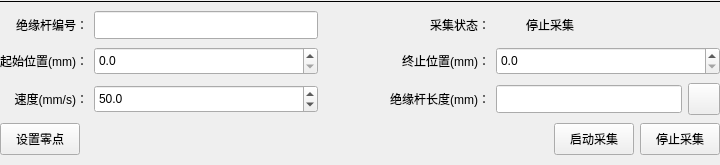
<?xml version="1.0" encoding="UTF-8"?>
<ui version="4.0">
 <class>IR_ParamSettingWgt</class>
 <widget class="QWidget" name="IR_ParamSettingWgt">
  <property name="geometry">
   <rect>
    <x>0</x>
    <y>0</y>
    <width>720</width>
    <height>165</height>
   </rect>
  </property>
  <property name="windowTitle">
   <string>Form</string>
  </property>
  <layout class="QVBoxLayout" name="verticalLayout">
   <property name="leftMargin">
    <number>0</number>
   </property>
   <property name="topMargin">
    <number>0</number>
   </property>
   <property name="rightMargin">
    <number>0</number>
   </property>
   <property name="bottomMargin">
    <number>6</number>
   </property>
   <item>
    <widget class="Line" name="line">
     <property name="frameShadow">
      <enum>QFrame::Plain</enum>
     </property>
     <property name="orientation">
      <enum>Qt::Horizontal</enum>
     </property>
    </widget>
   </item>
   <item>
    <layout class="QGridLayout" name="gridLayout">
     <item row="5" column="5">
      <spacer name="horizontalSpacer_2">
       <property name="orientation">
        <enum>Qt::Horizontal</enum>
       </property>
       <property name="sizeHint" stdset="0">
        <size>
         <width>40</width>
         <height>0</height>
        </size>
       </property>
      </spacer>
     </item>
     <item row="5" column="2">
      <spacer name="horizontalSpacer">
       <property name="orientation">
        <enum>Qt::Horizontal</enum>
       </property>
       <property name="sizeHint" stdset="0">
        <size>
         <width>40</width>
         <height>0</height>
        </size>
       </property>
      </spacer>
     </item>
     <item row="3" column="2">
      <widget class="QDoubleSpinBox" name="doubleSpinBox_speed">
       <property name="minimumSize">
        <size>
         <width>0</width>
         <height>28</height>
        </size>
       </property>
       <property name="decimals">
        <number>1</number>
       </property>
       <property name="singleStep">
        <double>0.100000000000000</double>
       </property>
       <property name="value">
        <double>50.000000000000000</double>
       </property>
      </widget>
     </item>
     <item row="3" column="4">
      <widget class="QLabel" name="label_6">
       <property name="text">
        <string>绝缘杆长度(mm)：</string>
       </property>
       <property name="alignment">
        <set>Qt::AlignRight|Qt::AlignTrailing|Qt::AlignVCenter</set>
       </property>
      </widget>
     </item>
     <item row="2" column="2">
      <widget class="QDoubleSpinBox" name="doubleSpinBox_startPos">
       <property name="minimumSize">
        <size>
         <width>0</width>
         <height>28</height>
        </size>
       </property>
       <property name="decimals">
        <number>1</number>
       </property>
       <property name="maximum">
        <double>100000.000000000000000</double>
       </property>
       <property name="singleStep">
        <double>0.100000000000000</double>
       </property>
      </widget>
     </item>
     <item row="2" column="5">
      <widget class="QDoubleSpinBox" name="doubleSpinBox_endPos">
       <property name="minimumSize">
        <size>
         <width>0</width>
         <height>28</height>
        </size>
       </property>
       <property name="decimals">
        <number>1</number>
       </property>
       <property name="maximum">
        <double>100000.000000000000000</double>
       </property>
       <property name="singleStep">
        <double>0.100000000000000</double>
       </property>
      </widget>
     </item>
     <item row="2" column="4">
      <widget class="QLabel" name="label_4">
       <property name="text">
        <string>终止位置(mm)：</string>
       </property>
       <property name="alignment">
        <set>Qt::AlignRight|Qt::AlignTrailing|Qt::AlignVCenter</set>
       </property>
      </widget>
     </item>
     <item row="1" column="4">
      <widget class="QLabel" name="label_2">
       <property name="text">
        <string>采集状态：</string>
       </property>
       <property name="alignment">
        <set>Qt::AlignRight|Qt::AlignTrailing|Qt::AlignVCenter</set>
       </property>
      </widget>
     </item>
     <item row="1" column="5">
      <layout class="QHBoxLayout" name="horizontalLayout_2">
       <item>
        <widget class="CStatusLabel" name="label_WorkStatus">
         <property name="minimumSize">
          <size>
           <width>24</width>
           <height>24</height>
          </size>
         </property>
         <property name="maximumSize">
          <size>
           <width>24</width>
           <height>24</height>
          </size>
         </property>
         <property name="text">
          <string/>
         </property>
        </widget>
       </item>
       <item>
        <widget class="QLabel" name="label_WorkStatusDes">
         <property name="text">
          <string>停止采集</string>
         </property>
        </widget>
       </item>
      </layout>
     </item>
     <item row="3" column="5">
      <layout class="QHBoxLayout" name="horizontalLayout">
       <item>
        <widget class="QLineEdit" name="lineEdit_length">
         <property name="enabled">
          <bool>true</bool>
         </property>
         <property name="minimumSize">
          <size>
           <width>0</width>
           <height>28</height>
          </size>
         </property>
         <property name="readOnly">
          <bool>true</bool>
         </property>
        </widget>
       </item>
       <item>
        <widget class="CRefreshButton" name="pushButton_refresh">
         <property name="minimumSize">
          <size>
           <width>32</width>
           <height>32</height>
          </size>
         </property>
         <property name="maximumSize">
          <size>
           <width>32</width>
           <height>32</height>
          </size>
         </property>
         <property name="autoFillBackground">
          <bool>false</bool>
         </property>
         <property name="styleSheet">
          <string notr="true"/>
         </property>
         <property name="text">
          <string/>
         </property>
         <property name="iconSize">
          <size>
           <width>0</width>
           <height>0</height>
          </size>
         </property>
        </widget>
       </item>
      </layout>
     </item>
     <item row="1" column="2">
      <widget class="QLineEdit" name="lineEdit_devcode">
       <property name="minimumSize">
        <size>
         <width>0</width>
         <height>28</height>
        </size>
       </property>
      </widget>
     </item>
     <item row="2" column="3">
      <widget class="QLabel" name="label_13">
       <property name="minimumSize">
        <size>
         <width>60</width>
         <height>0</height>
        </size>
       </property>
       <property name="text">
        <string/>
       </property>
      </widget>
     </item>
     <item row="1" column="1">
      <widget class="QLabel" name="label">
       <property name="text">
        <string>绝缘杆编号：</string>
       </property>
       <property name="alignment">
        <set>Qt::AlignRight|Qt::AlignTrailing|Qt::AlignVCenter</set>
       </property>
      </widget>
     </item>
     <item row="2" column="1">
      <widget class="QLabel" name="label_3">
       <property name="text">
        <string>起始位置(mm)：</string>
       </property>
       <property name="alignment">
        <set>Qt::AlignRight|Qt::AlignTrailing|Qt::AlignVCenter</set>
       </property>
      </widget>
     </item>
     <item row="3" column="1">
      <widget class="QLabel" name="label_5">
       <property name="text">
        <string>速度(mm/s)：</string>
       </property>
       <property name="alignment">
        <set>Qt::AlignRight|Qt::AlignTrailing|Qt::AlignVCenter</set>
       </property>
      </widget>
     </item>
     <item row="4" column="1" colspan="5">
      <layout class="QHBoxLayout" name="horizontalLayout_3">
       <item>
        <widget class="QPushButton" name="pushButton_zero">
         <property name="minimumSize">
          <size>
           <width>0</width>
           <height>32</height>
          </size>
         </property>
         <property name="text">
          <string>设置零点</string>
         </property>
        </widget>
       </item>
       <item>
        <spacer name="horizontalSpacer_3">
         <property name="orientation">
          <enum>Qt::Horizontal</enum>
         </property>
         <property name="sizeHint" stdset="0">
          <size>
           <width>40</width>
           <height>20</height>
          </size>
         </property>
        </spacer>
       </item>
       <item>
        <widget class="QPushButton" name="pushButton_start">
         <property name="minimumSize">
          <size>
           <width>0</width>
           <height>32</height>
          </size>
         </property>
         <property name="text">
          <string>启动采集</string>
         </property>
        </widget>
       </item>
       <item>
        <widget class="QPushButton" name="pushButton_stop">
         <property name="minimumSize">
          <size>
           <width>0</width>
           <height>32</height>
          </size>
         </property>
         <property name="text">
          <string>停止采集</string>
         </property>
        </widget>
       </item>
      </layout>
     </item>
    </layout>
   </item>
  </layout>
 </widget>
 <customwidgets>
  <customwidget>
   <class>CStatusLabel</class>
   <extends>QLabel</extends>
   <header>CStatusLabel.h</header>
  </customwidget>
  <customwidget>
   <class>CRefreshButton</class>
   <extends>QPushButton</extends>
   <header>CRefreshButton.h</header>
  </customwidget>
 </customwidgets>
 <resources/>
 <connections/>
</ui>
